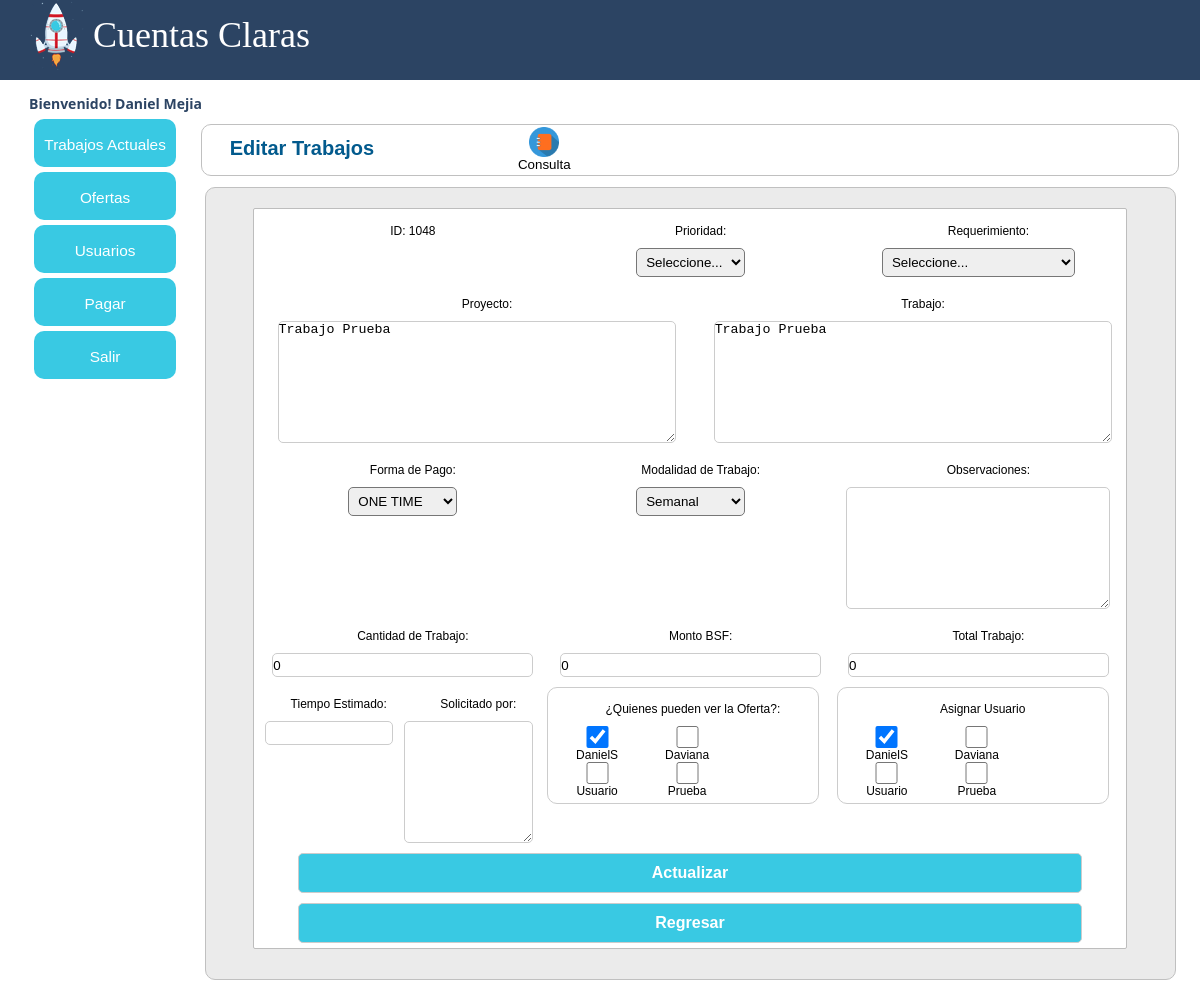
The page /trabajos_actuales/modificar_trabajos.php?codi_trab=1048 (signed in) on the database its author committed.
### tables this page shows
CREATE TABLE `tb_trabajos_actuales` (
  `id_trab` int(11) NOT NULL AUTO_INCREMENT,
  `fkid_prio` int(11) NOT NULL,
  `fkid_requ` varchar(500) NOT NULL DEFAULT '',
  `proy_trab` varchar(250) NOT NULL,
  `trab_trab` varchar(1000) NOT NULL,
  `form_trab` varchar(20) NOT NULL,
  `moda_trab` varchar(20) NOT NULL,
  `obse_trab` varchar(500) NOT NULL,
  `cant_trab` int(10) NOT NULL,
  `mont_bsf_trab` int(10) NOT NULL,
  `tota_vef_trab` int(10) NOT NULL DEFAULT '0',
  `tiem_esti_trab` varchar(250) NOT NULL,
  `id_usuario` int(11) NOT NULL,
  PRIMARY KEY (`id_trab`)
);

CREATE TABLE `tb_usuarios` (
  `id_usuario` int(11) NOT NULL AUTO_INCREMENT,
  `nomb_usuario` varchar(250) NOT NULL,
  `apel_usuario` varchar(250) NOT NULL,
  `cedu_usuario` varchar(20) NOT NULL,
  `corr_usuario` varchar(100) NOT NULL,
  `tele_usuario` varchar(20) NOT NULL,
  `tele_opci_usuario` varchar(20) NOT NULL,
  `pass_usuario` varchar(250) NOT NULL,
  `id_rol` int(10) NOT NULL,
  PRIMARY KEY (`id_usuario`)
);

### controle/vSession.php (called while the page is built, shortened)
<?php
	if (isset($_SESSION['k_username'])) {
		$nomUser = ($_SESSION['k_username']);
		}
		else{
		$valSes = '2';
		}
        ?>

### class/class.php (called while the page is built, shortened)
<?php
class Conectar
{
	public static function conecta()
	{
		$con = mysql_connect("localhost","root","");
		return $con;
		}
	}
class TrabajosActuales
{
	private $datos,$datos2,$datos3,$datos4, $usuarios, $requ, $requ2, $prio1, $prio2, $suma,$asigna,$asigna1,$asigna2,$restapago;
	public function __construct()
	{
		$this->datos=array();
	}
	public function listarTrabajo($codiTrab)
	{
		$sql = "select * from tb_trabajos_actuales where id_trab = $codiTrab";
		$res = mysql_query($sql,Conectar::conecta());
		while($reg = mysql_fetch_assoc($res))
		{
			$this->datos[] = $reg;
			}
			return $this->datos;
		}
			public function libCombo($id,$tabla,$campoid)
			{
				$sql = "select * from $tabla where $campoid = '$id'";
				$res = mysql_query($sql,Conectar::conecta());
				while($reg = mysql_fetch_assoc($res))
				{
					$this->datos2[] = $reg;
					}
					return $this->datos2;
				}
			public function libCombo2($id,$tabla,$campoid)
			{
				$sql = "select * from $tabla where $campoid = '$id'";
				$res = mysql_query($sql,Conectar::conecta());
				while($reg = mysql_fetch_assoc($res))
				{
					$this->datos3[] = $reg;
					}
					return $this->datos3;
				}
			public function checkbox($id_trab,$usuario)
			{
				$sql = "select * from tb_usuarios as A inner join tb_vizualizacion_oferta as B on A.id_usuario = B.fkid_usuario where B.fkid_trab = $id_trab and B.fkid_usuario <> $usuario";
				$res = mysql_query($sql,Conectar::conecta());
				while($reg = mysql_fetch_assoc($res))
				{
					$this->datos2[] = $reg;
				}
				return $this->datos2;
			}
			public function selectCheckbok($id_trab,$usuario)
			{
				$sql = "select distinct id_usuario,nomb_usuario from tb_usuarios where id_usuario not in (select fkid_usuario from tb_vizualizacion_oferta where fkid_trab =  $id_trab) and id_usuario <> $usuario";
				$res = mysql_query($sql,Conectar::conecta());
				while($reg = mysql_fetch_assoc($res))
				{
					$this->datos4[] = $reg;
				}
				return $this->datos4;
			}
			public function checkboxAsig($id_trab,$usuario)
			{
				$sql = "select * from tb_usuarios as A inner join tb_asignacion_trabajos_actuales as B on A.id_usuario = B.fkid_usuario where B.fkid_trab = $id_trab and B.fkid_usuario <>$usuario ";
				$res = mysql_query($sql,Conectar::conecta());
				while($reg = mysql_fetch_assoc($res))
				{
					$this->asigna1[] = $reg;
				}
				return $this->asigna1;
			}
			public function selectCheckbokAsig($id_trab,$usuario)
			{
				$sql = "select distinct id_usuario,nomb_usuario from tb_usuarios where id_usuario not in (select fkid_usuario from tb_asignacion_trabajos_actuales where fkid_trab = $id_trab)and id_usuario <> $usuario";
				$res = mysql_query($sql,Conectar::conecta());
				while($reg = mysql_fetch_assoc($res))
				{
					$this->asigna2[] = $reg;
				}
				return $this->asigna2;
			}
	}

### trabajos_actuales/modificar_trabajos.php (the view, shortened to what this page needs)
<?php
include("../controle/vSession.php");
require_once("../class/class.php");
$trabajo = new TrabajosActuales();
$mod = $trabajo->listarTrabajo($_GET["codi_trab"]);
$usuario =$_SESSION["id_usuario"];
?>
<!DOCTYPE html PUBLIC "-//W3C//DTD XHTML 1.0 Transitional//EN" "http://www.w3.org/TR/xhtml1/DTD/xhtml1-transitional.dtd">
<html xmlns="http://www.w3.org/1999/xhtml">
<head>
<link rel="stylesheet" href="../css/style.css"/>
<link rel="stylesheet" href="../css/jquery.ui.all.css">
<link href="../css/style_menu.css" rel="stylesheet" type="text/css" />
</head>
<body class="dt-example" <?php ?>>
<div id="pantalla">
    <div id="conten">
        <div id="top">
        	<div id="logo">
            	<img src="../images/logo.png"  />
                <div id="tituloSistem">Cuentas Claras</div>
                 <div id="liDet"><span style="padding-left:5px;color: #2C4463;"><?php echo ("Bienvenido! "). ucwords ($nomUser);?></span></div>
            </div>
        <div id="fila_columna">
            <div id="columna1"><?php include("../include/menu.php")?></div>
            <div id="columna2">
    <center>
    <div id="cuerpo_general">
    	<div id="tilulos">
         <?php
		if($rol == 1)
		{
			?>
            	<div id="botenes">
                 <div style="width:60px; float:left; margin:0px 20px 0px 0px; ">
                    	<center>
                            <a href="trabajos_actuales.php">
                                <img src="../images/ico-consu.png" border="0" width="30" />
                                <div>Consulta</div>
                            </a>
                        </center>
                    </div>
                </div>
				<?php
					}
					?>
                <h2 style="padding-top:12px;">Editar Trabajos</h2>
        </div>
    	<div id="contenedor">
                <div id="sub-contenedor">
                <form name="form_mod_trab" id="form_mod_trab" action="modificar_trabajos.php?codi_trab=<?php echo $mod[0]['id_trab'] ?>" method="post">
				<div id="fila">
                	<div id="columna" style="float:left; width:33%">
                    	<span class="desc">ID: <?php echo $mod[0]['id_trab'] ?></span>
                    </div>
                	<div id="columna" style="float:left; width:33%">
                        <span class="desc">Prioridad: </span>
                        <select id="prio" name="prio" >
                        <?php
							if ($mod[0]['fkid_prio'] == 0)
							{
								echo "<option value='0'>Seleccione...</option>";
							}
						?>
                        </select>
                   </div>
                   <div id="columna" style="float:left; width:33%">
                   		<span class="desc">Requerimiento:</span>
                       <select id="requ" name="requ" >
                        <?php
							if ($mod[0]['fkid_requ'] == 0)
							{
								echo "<option value='0'>Seleccione...</option>";
							}
						?>
                        </select>
                   </div>
                </div>
                <div id="fila">
                   <div id="columna" style="float:left; width:50%">
                   		<span class="desc">Proyecto:</span>
                        <textarea id="proye" name="proye" cols="35" rows="8"  maxlength="999"><?php echo $mod[0]['proy_trab'] ?></textarea>
                   </div>
                   <div id="columna" style="float:left; width:50%">
                   		<span class="desc">Trabajo:</span>
                        <textarea id="trab" name="trab" cols="35" rows="8"  maxlength="999"><?php echo $mod[0]['trab_trab'] ?></textarea>
                   </div>
                </div>
                <div id="fila">
                   <div id="columna" style="float:left; width:33%">
                   		<span class="desc">Forma de Pago: </span>
                        <select id="form" name="form" >
                         <?php
							$row = $trabajo->libCombo($_GET["codi_trab"],"tb_trabajos_actuales",'id_trab');
							for($i=0;$i<sizeof($row);$i++)
							{
								if ($row[$i]['form_trab']==1)
								{
									$desc = "ONE TIME";
									$value = 1;
									echo "<option class='optSel' value=".$value.">".$desc."</option>";
									}
							}
						?>
                       </select>
                   </div>
                   <div id="columna" style="float:left; width:33%">
                   		<span class="desc">Modalidad de Trabajo: </span>
                        <select id="moda" name="moda" >
                         <?php
							$row = $trabajo->libCombo2($_GET["codi_trab"],"tb_trabajos_actuales",'id_trab');
							for($i=0;$i<sizeof($row);$i++)
							{
								if ($row[$i]['moda_trab']==1)
								{
									$desc = "ONE TIME";
									$value = 1;
									echo "<option class='optSel' value=".$value.">".$desc."</option>";
									echo "<option class='optSel' value='2'>Semanal</option>";
									echo "<option class='optSel' value='0'>Seleccione...</option>";
									}
									else if ($row[$i]['moda_trab']==2)
									{
										$desc = "Semanal";
										$value = 2;
										echo "<option class='optSel' value=".$value.">".$desc."</option>";
										}
										else
										{
											echo "<option class='optSel' value='0'>Seleccione...</option>";
											echo "<option class='optSel' value='1'>ONE TIME</option>";
											echo "<option class='optSel' value='2'>Semanal</option>";
											}
							}
						?>
                       </select>
                   </div>
                   <div id="columna" style="float:left; width:33%">
                   		<span class="desc">Observaciones:</span>
                        <textarea id="obse" name="obse" cols="35" rows="8"  maxlength="999"><?php echo $mod[0]['obse_trab'] ?></textarea>
                   </div>
                </div>
                 <div id="fila">
                   <div id="columna" style="float:left; width:33%">
                   		<span class="desc">Cantidad de Trabajo: </span>
                       <input type="text" id="cant" name="cant" value="<?php echo $mod[0]['cant_trab'] ?>" onkeyup="sumarCantidad();"  />
                   </div>
                   <div id="columna" style="float:left; width:33%">
                   		<span class="desc">Monto BSF: </span>
                       <input type="text" id="mont_vef" name="mont_vef" value="<?php echo  $mod[0]['mont_bsf_trab']  ?>" onkeyup="sumarCantidad();" />
                   </div>
                   <div id="columna" style="float:left; width:33%">
                   		<span class="desc">Total Trabajo: </span>
                       <input type="text" id="tota_vef" name="tota_vef"  value="<?php echo  $mod[0]['tota_vef_trab']  ?>" onkeyup="sumarCantidad();" />
                   </div>
                </div>
                <div id="fila">
                   <div id="columna" style="float:left; width:16%">
                   		<span class="desc">Tiempo Estimado: </span>
                       <input type="text" id="tiem" name="tiem" value="<?php echo $mod[0]['tiem_esti_trab'] ?>" />
                   </div>
                   <?php
				   if($rol ==1)
				   {
				   ?>
                   <div id="columna" style="float:left; width:16%">
                    	<span class="desc">Solicitado por: </span>
                        <textarea id="solicitud" name="solicitud" cols="35" rows="8">
							<?php
                            $solicitud = $trabajo->solicitudDelUsuario($_GET["codi_trab"]);
                            for($y=0;$y<sizeof($solicitud);$y++)
                            {
                                echo $solicitud[$y]["nomb_usuario"]." / ";
                            }
                           ?>
                       </textarea>
                   	</div>
                   <div id="columna" class="caja" style="float:left; width:33%">
                        <span class="desc">¿Quienes pueden ver la Oferta?: </span>
                       <?php
						$sql ="select * from tb_vizualizacion_oferta where fkid_trab = ".$_GET['codi_trab'];
						$resultado = mysql_query($sql);
						   ?>
						   <?php
						if(mysql_num_rows($resultado)>0)
						{
							$visu = $trabajo->checkbox($_GET['codi_trab'],$usuario);
							for($k=1;$k<sizeof($visu);$k++)
						   {
						   echo "<div id='conteRadio'><input type='checkbox' name='queusuario[]' checked='checked' value=".$visu[$k]['id_usuario']." />".$visu[$k]['nomb_usuario']."</div>";
						   }
						   $sele = $trabajo->selectCheckbok($_GET['codi_trab'],$usuario);
						   for($s=0;$s<sizeof($sele);$s++)
						   {
							 echo "<div id='conteRadio'><input type='checkbox' name='queusuario[]' value=".$sele[$s]['id_usuario']." />".$sele[$s]['nomb_usuario']."</div>";
						   }
						}
						 ?>
                   </div>
                   <div id="columna" class="caja" style="float:left; width:33%">
                        <span class="desc">Asignar Usuario</span>
                       <?php
						$sql1 ="select * from tb_asignacion_trabajos_actuales where fkid_trab = ".$_GET['codi_trab'];
						$resultado1 = mysql_query($sql1);
						   ?>
						   <?php
						if(mysql_num_rows($resultado1)>0)
						{
							$check = $trabajo->checkboxAsig($_GET['codi_trab'],$usuario);
							for($v=0;$v<sizeof($check);$v++)
						   {
						   echo "<div id='conteRadio'><input type='checkbox' name='asigna_usuario[]' checked='checked' value=".$check[$v]['id_usuario']." />".$check[$v]['nomb_usuario']."</div>";
						   }
						   $seleAsig = $trabajo->selectCheckbokAsig($_GET['codi_trab'],$usuario);
						   for($u=0;$u<sizeof($seleAsig);$u++)
						   {
							 echo "<div id='conteRadio'><input type='checkbox' name='asigna_usuario[]' value=".$seleAsig[$u]['id_usuario']." />".$seleAsig[$u]['nomb_usuario']."</div>";
						   }
						}
						 ?>
                   </div>
                   <?php
				   }
				   ?>
                </div>
                <?php
				$rol = $_SESSION["rol"];
				if($rol == 1)
				{
				?>
                	<input type="button" id="btn" name="username" value="Actualizar" onclick="validaRegMod();" />
                <?php
				}
				?>
                <input type='button' id='btn' value='Regresar'  onclick='history.back(-1);'/>
				</form>
                    </div>
        	</div>
       </div>
    </center>
</body>
</html>

### rows shown on the page
tb_trabajos_actuales: id_trab "1048", prio "Seleccione...", requ "Seleccione...", proye "Trabajo Prueba", trab "Trabajo Prueba", cant "0", mont_vef "0", tota_vef "0"
tb_usuarios: nomb_usuario "DanielS"
tb_usuarios: nomb_usuario "Daviana"
tb_usuarios: nomb_usuario "Usuario"
tb_usuarios: nomb_usuario "Prueba"

### other values the page prints
$nomUser "Daniel Mejia"
form field form "ONE TIME"
form field moda "Semanal"
